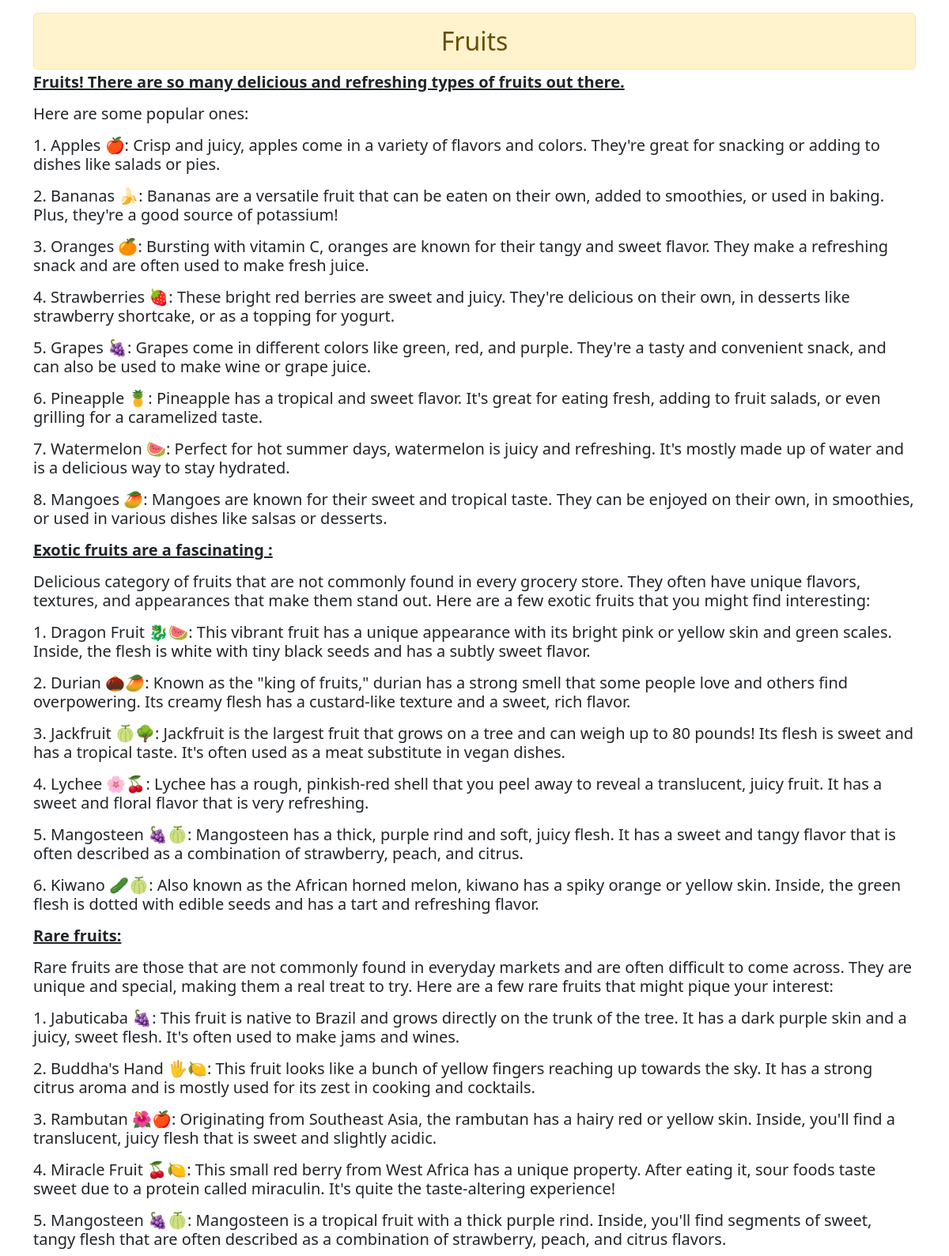
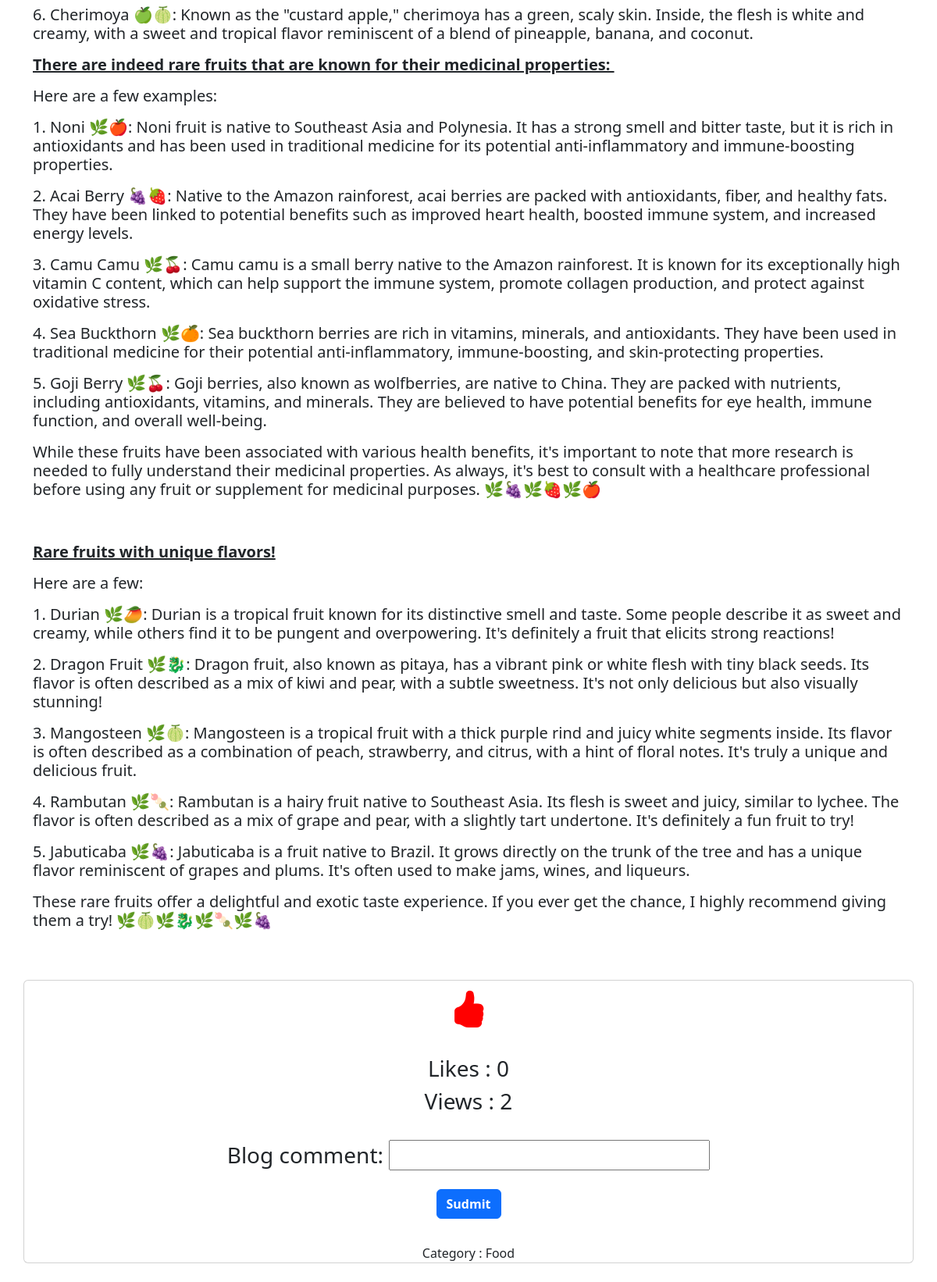
/blog_details/3/ (signed in), run on the app's committed database (2 pictures, top to bottom).
### myblogs/models.py (models this page shows, shortened)
class Blog_Post(models.Model):
    blog_name=models.CharField(max_length=30)
    blog_img=models.ImageField(upload_to='images/')
    like_btn=models.IntegerField(default=0,null=True)
    view_btn=models.IntegerField(default=0,null=True)
    blog_description=RichTextField()
    blog_cat=models.ForeignKey(Blog_Category,on_delete=models.CASCADE)

class Blog_Category(models.Model):
    blog_cat= models.CharField(max_length=30,unique=True) #field  primary key
    blogcat_img = models.ImageField(upload_to='images/') # field for images
    blogcat_description = models.CharField(max_length=300) # field for writing Description
    def __str__(self):
        return self.blog_cat # save with name

### myblogs/views.py (the view)
# urls.py: path('blog_details/<str:blog_id>/',views.blog_details,name="blog_details"),
@login_required(login_url='loginuser')
def blog_details(request,blog_id):
    obj=get_object_or_404(Blog_Post,pk=blog_id)
    comment=BlogComment_Form()
    x=obj.view_btn
    x+=1
    obj.view_btn=x
    obj.save()
    return render(request,'myblogs/blog_details.html',{"obj":obj,"comment":comment })

### myblogs/forms.py
class BlogComment_Form(ModelForm):
    class Meta:
        model=Blog_comments
        fields=["blog_comment"]

### myblogs/templates/myblogs/blog_details.html (shortened to what this page needs)
<!DOCTYPE html>
<html lang="en">
<head>
    <link rel="stylesheet" href="https://cdn.jsdelivr.net/npm/bootstrap-icons@1.11.3/font/bootstrap-icons.min.css">
    <link href="https://cdn.jsdelivr.net/npm/bootstrap@5.3.2/dist/css/bootstrap.min.css" rel="stylesheet">
</head>
<body>
    <div>
        <div class="container mt-3" >
        <h2 class="text-center container alert alert-warning mt-1 mb-1">{{ obj.blog_name }}</h2>
        <h5>{{ obj.blog_description | safe}}</h5><br>
        </div>
        <br>
        <div class="container text-center card mb-4">
            <a name="like" href="{% url 'addlikes' obj.id %}">
            <i class="bi bi-hand-thumbs-up-fill"style="font-size: 3rem; color:red;"></i></a><br>
            <h3>Likes : {{obj.like_btn}}</h3>
            <h3>Views : {{obj.view_btn}}</h3>
            <br>
            {% if user.is_authenticated%}
            <form method="post" action="{% url 'blog_comment' obj.id%}">
                <h3>{{comment.as_p}}</h3>
                <button class="btn btn-primary mt-2 mb-2" type="sudmit"><b>Sudmit</b></button>
            </form>
            {% endif %}
            <br>
            Category : {{obj.blog_cat}}
            <br>
        </div>
    </div>
</body>
</html>

### data on the page
Blog_Post: blog_name "Fruits", blog_description "Fruits! There are so many delicious and refreshing types of fruits out there. Here are some popular ones: 1. Apples 🍎: Crisp and juicy, apples come in a variety of flavors and colors. They're great for snacking or adding to dishes like salads or pies. 2. Bananas 🍌: Bananas are a versatile fruit that can be eaten on their own, added to smoothies, or used in baking. Plus, they're a good source of potassium! 3. Oranges 🍊: Bursting with vitamin C, oranges are known for their tangy and sweet flavor. They make a refreshing snack and are often used to make fresh juice. 4. Strawberries 🍓: These bright red berries are sweet and juicy. They're delicious on their own, in desserts like strawberry…", like_btn "0", view_btn "2", blog_cat "Food"
